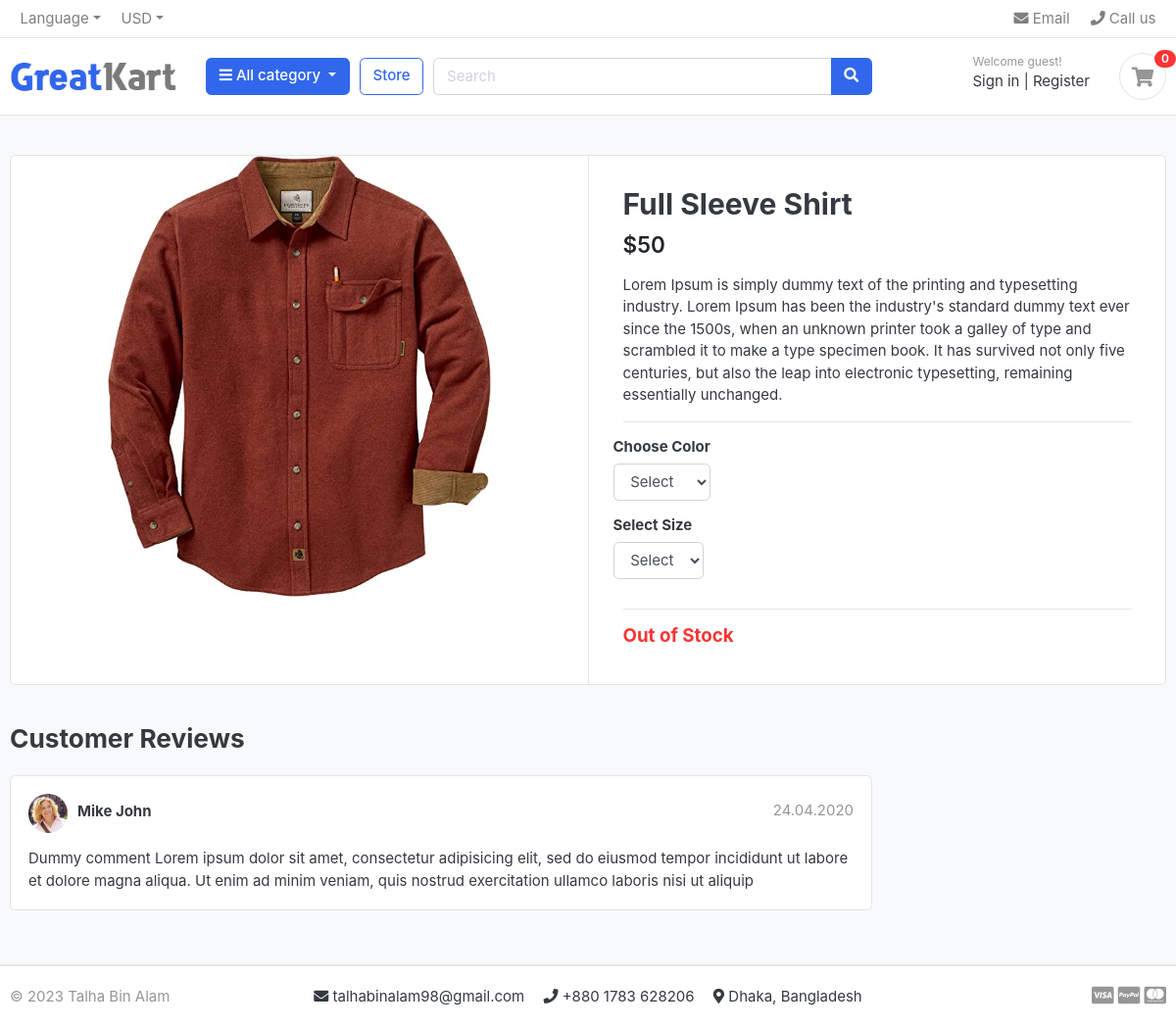
/store/category/shirts/full-sleeve-shirt/, run on an earlier commit of the app's database.
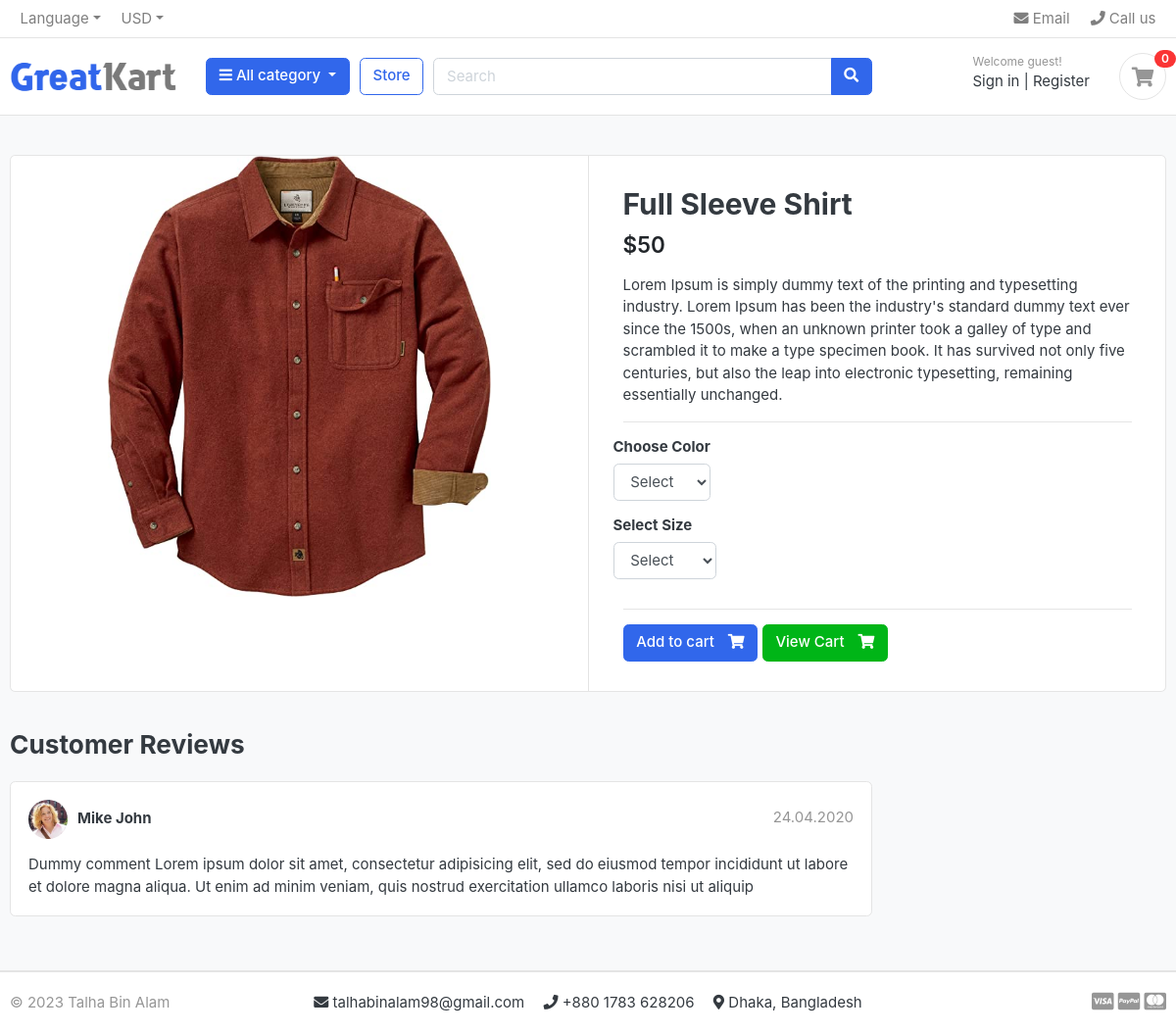
And on a later commit of the database.
### store/views.py (the view)
# urls.py: path('category/<slug:category_slug>/<slug:product_slug>/', views.product_detail, name='product_detail'),
def product_detail(request, category_slug, product_slug):
    try:
        product = Product.objects.get(category__slug=category_slug, slug=product_slug)
        in_cart = CartItem.objects.filter(cart__cart_id=_cart_id(request), product=product).exists()
    except Exception as e:
        raise e
    context = {
        'product': product,
        'in_cart': in_cart,
    }
    return render(request, 'store/product_detail.html', context)

### carts/context_processors.py (called while the page is built)
def counter(request):
    cart_count = 0
    if 'admin' in request.path:
        return {}
    else:
        try:
            cart = Cart.objects.filter(cart_id=_cart_id(request))
            cart_items = CartItem.objects.all().filter(cart=cart[:1])
            for cart_item in cart_items:
                cart_count += cart_item.quantity
        except Cart.DoesNotExist:
            cart_item = 0
    return dict(cart_count=cart_count)

### carts/views.py (called while the page is built)
def _cart_id(request):
    cart = request.session.session_key
    if not cart:
        cart = request.session.create()
    return cart

### category/context_processors.py (called while the page is built)
def menu_links(request):
    links = Category.objects.all()
    return dict(links=links)

### category/models.py (called while the page is built)
    def get_url(self):
        return reverse('products_by_category', args=[self.slug])

### store/models.py (called while the page is built)
    def colors(self):
        return super(VariationManager, self).filter(variation_category='color', is_active=True)

    def sizes(self):
        return super(VariationManager, self).filter(variation_category='size', is_active=True)

### templates/store/product_detail.html (shortened to what this page needs)
{% extends 'base.html' %}
{% load static %}
{% block content %}
<section class="section-content padding-y bg">
    <div class="container">
    <div class="card">
        <div class="row no-gutters">
            <aside class="col-md-6">
    <article class="gallery-wrap">
        <div class="img-big-wrap">
           <a href="#"><img src="{{product.images.url}}"></a>
        </div>
    </article>
            </aside>
            <main class="col-md-6 border-left">
    <form action="{% url 'add_cart' product.id %}" method="POST">
      <article class="content-body">
      <h2 class="title">{{product.product_name}}</h2>
      <div class="mb-3">
          <var class="price h4">${{product.price}}</var>
      </div>
      <p>{{product.description}}</p>
      <hr>
          <div class="row">
              <div class="item-option-select">
                  <h6>Choose Color</h6>
                  <select name="color" class="form-control" required>
                    <option value="" disabled selected>Select</option>
                  </select>
              </div>
          </div>
          <div class="row">
              <div class="item-option-select">
                  <h6>Select Size</h6>
                  <select name="size" class="form-control" required>
                    <option value="" disabled selected>Select</option>
                  </select>
              </div>
          </div>
          <hr>
          {% if product.stock <= 0 %}
          <h5 class="text-danger">Out of Stock</h5>
          {% else %}
          <button type="submit" class="btn  btn-primary"> <span class="text">Add to cart</span> <i class="fas fa-shopping-cart"></i> </button>
          <a href="{% url 'cart' %}" class="btn  btn-success"> <span class="text">View Cart</span> <i class="fas fa-shopping-cart"></i> </a>
          {% endif %}
      </article>
  </form>
            </main>
        </div>
    </div>
    <br>
    <div class="row">
                <div class="col-md-9">
        <header class="section-heading">
            <h3>Customer Reviews </h3>
        </header>
        <article class="box mb-3">
            <div class="icontext w-100">
                <img src="{% static './images/avatars/avatar1.jpg' %}" class="img-xs icon rounded-circle">
                <div class="text">
                    <span class="date text-muted float-md-right">24.04.2020 </span>
                    <h6 class="mb-1">Mike John </h6>
                </div>
            </div>
            <div class="mt-3">
                <p>
                    Dummy comment Lorem ipsum dolor sit amet, consectetur adipisicing elit, sed do eiusmod
                    tempor incididunt ut labore et dolore magna aliqua. Ut enim ad minim veniam,
                    quis nostrud exercitation ullamco laboris nisi ut aliquip
                </p>
            </div>
        </article>
        </div>
    </div>
    </div>
    </section>
{% endblock content %}

What changed in the data, as far as the page shows it:
changed Product "Full Sleeve Shirt": stock 0 → 500 (drawn)
Also different on the page:
text no longer shown: "Out of Stock"
text now shown: "Add to cart View Cart"
